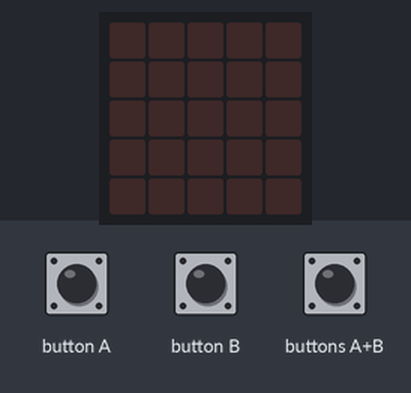
Bench run of a program on a simulated BBC micro:bit (MakeCode). Shown: the board's 5×5 LED display. Inputs (shaded band) come from the test bench. Random numbers come from a fixed seed; the 48×5 strip is a reading aid, not a part: it shows the text the display is scrolling, unrolled, one strip-width of it at a time; the run ends where the board's game-over animation would start. At 12.7 s the program stops and its outputs stay as they are.

Above: at 1.2 s.
1.3 s: buttons A+B pressed for 0.15 s
At 1.7 s:
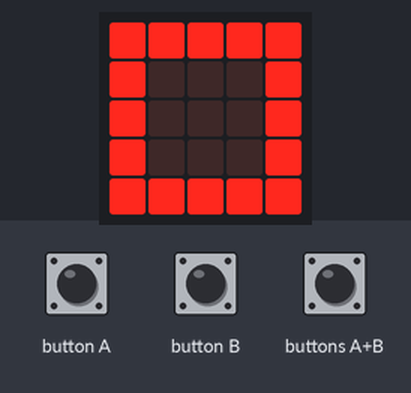
At 9.4 s:
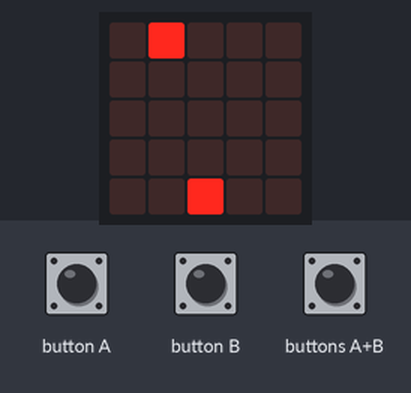
10.4 s: button B pressed for 0.15 s
At 10.6 s:
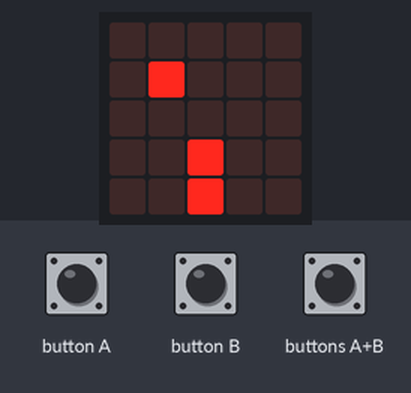
Timing chart, 0 to 13.4 s (numbered marks = the images above; inputs shaded):
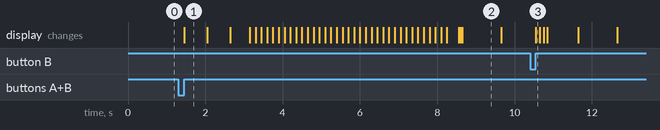

Measured:
- after the input at 1.3 s, the display: changes after 0.15 s (image 1)
- what the display in image 1 shows lasts 0.6 s, from 1.5 s to 2.1 s
- what the display in image 2 shows lasts 1.0 s, from 8.7 s to 9.7 s

The program:

main.ts
```typescript
let 確認 = 0
let 敵: game.LedSprite = null
let User: game.LedSprite = null
let 玉: game.LedSprite = null
function 敵召喚 () {
    if (確認 == 2) {
        敵動作1()
    }
}
function 敵動作1 () {
    確認 = 0
    basic.pause(100)
    敵 = game.createSprite(randint(0, 4), 0)
    敵.turn(Direction.Right, 90)
    for (let index = 0; index < 4; index++) {
        basic.pause(1000)
        敵.move(1)
        if (確認 == 1) {
            確認 = 2
            敵召喚()
            break;
        }
        if (敵.get(LedSpriteProperty.Y) == 4) {
            for (let index = 0; index < 3; index++) {
                game.gameOver()
            }
            break;
        }
    }
}
input.onButtonPressed(Button.A, function () {
    if (User.get(LedSpriteProperty.X) <= 3) {
        User.move(1)
    } else {
        User.set(LedSpriteProperty.X, 0)
    }
})
function スタート () {
    basic.showIcon(IconNames.Square)
    basic.showIcon(IconNames.SmallSquare)
    敵 = game.createSprite(2, 2)
    basic.pause(500)
    敵.delete()
    basic.showString("Start")
    User = game.createSprite(2, 4)
    敵動作1()
}
input.onButtonPressed(Button.AB, function () {
    スタート()
})
input.onButtonPressed(Button.B, function () {
    玉 = game.createSprite(User.get(LedSpriteProperty.X), 3)
    for (let index = 0; index < 4; index++) {
        basic.pause(100)
        玉.change(LedSpriteProperty.Y, -1)
        if (玉.isTouching(敵)) {
            敵.delete()
            玉.delete()
            game.addScore(1)
            確認 = 1
            break;
        }
        if (玉.get(LedSpriteProperty.Y) == 0) {
            玉.delete()
        }
    }
})
```

test.ts
```typescript
// テストはここに来ます。このパッケージが拡張機能として使用されるときにはコンパイルされません。
```
